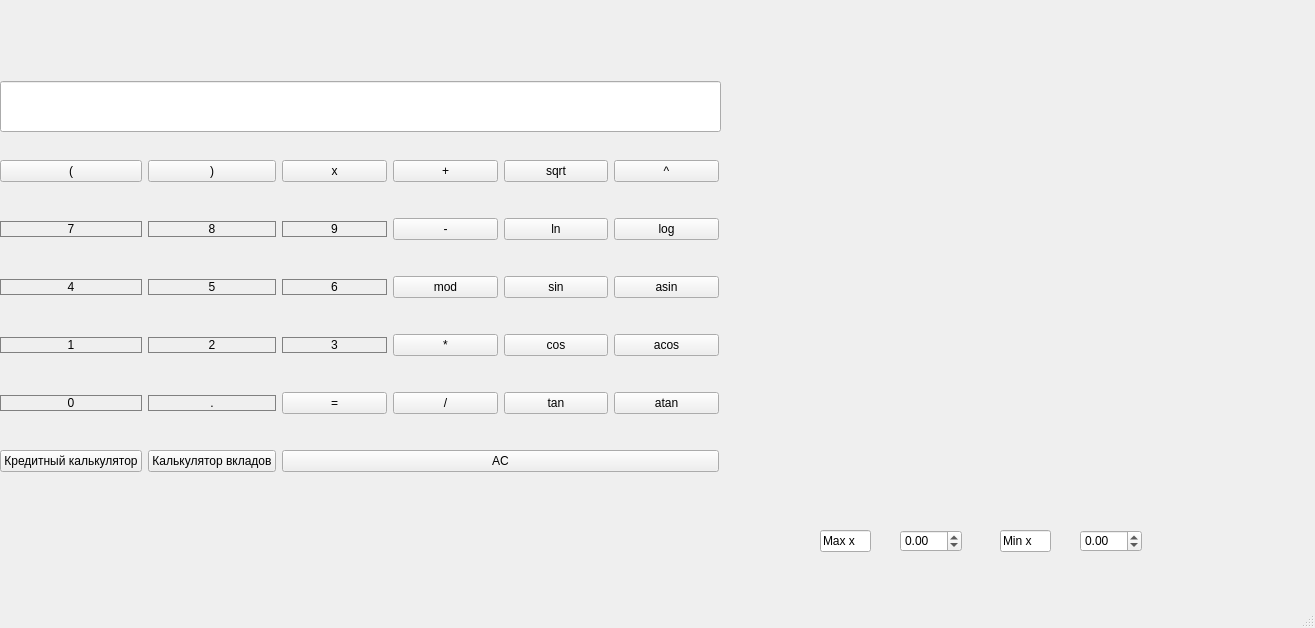
<?xml version="1.0" encoding="UTF-8"?>
<ui version="4.0">
 <class>MainWindow</class>
 <widget class="QMainWindow" name="MainWindow">
  <property name="geometry">
   <rect>
    <x>0</x>
    <y>0</y>
    <width>1315</width>
    <height>628</height>
   </rect>
  </property>
  <property name="windowTitle">
   <string>MainWindow</string>
  </property>
  <widget class="QWidget" name="centralwidget">
   <widget class="QLineEdit" name="Expressions">
    <property name="geometry">
     <rect>
      <x>0</x>
      <y>81</y>
      <width>721</width>
      <height>51</height>
     </rect>
    </property>
    <property name="layoutDirection">
     <enum>Qt::RightToLeft</enum>
    </property>
    <property name="styleSheet">
     <string notr="true">Qlabel {
	qproperty-alignment: 'AlignVCenter | AlignRight';
	border-bottom: 1px solid gary
}

background-color : white;</string>
    </property>
    <property name="alignment">
     <set>Qt::AlignRight|Qt::AlignTrailing|Qt::AlignVCenter</set>
    </property>
   </widget>
   <widget class="QWidget" name="gridLayoutWidget">
    <property name="geometry">
     <rect>
      <x>0</x>
      <y>130</y>
      <width>719</width>
      <height>372</height>
     </rect>
    </property>
    <layout class="QGridLayout" name="gridLayout_2">
     <item row="5" column="0">
      <widget class="QPushButton" name="button_credit">
       <property name="text">
        <string>Кредитный калькулятор</string>
       </property>
      </widget>
     </item>
     <item row="2" column="5">
      <widget class="QPushButton" name="button_asin">
       <property name="text">
        <string>asin</string>
       </property>
      </widget>
     </item>
     <item row="2" column="2">
      <widget class="QPushButton" name="button_6">
       <property name="styleSheet">
        <string notr="true">QPushButton {
	border: 1px solid gray;
}
QPushButton:pressed {
	background-color: qlineargradient(x1: 0, y1: 0, x2: 0, y2: 1,
									   stop: 0 #dadbde, stop: 1 #f6f7fa);
}</string>
       </property>
       <property name="text">
        <string>6</string>
       </property>
      </widget>
     </item>
     <item row="0" column="1">
      <widget class="QPushButton" name="button_scob2">
       <property name="text">
        <string>)</string>
       </property>
      </widget>
     </item>
     <item row="0" column="5">
      <widget class="QPushButton" name="button_pow">
       <property name="text">
        <string>^</string>
       </property>
      </widget>
     </item>
     <item row="1" column="4">
      <widget class="QPushButton" name="button_ln">
       <property name="text">
        <string>ln</string>
       </property>
      </widget>
     </item>
     <item row="3" column="5">
      <widget class="QPushButton" name="button_acos">
       <property name="text">
        <string>acos</string>
       </property>
      </widget>
     </item>
     <item row="3" column="3">
      <widget class="QPushButton" name="button__mul">
       <property name="text">
        <string>*</string>
       </property>
      </widget>
     </item>
     <item row="1" column="0">
      <widget class="QPushButton" name="Btn_seven">
       <property name="styleSheet">
        <string notr="true">QPushButton {
	border: 1px solid gray;
}
QPushButton:pressed {
	background-color: qlineargradient(x1: 0, y1: 0, x2: 0, y2: 1,
									   stop: 0 #dadbde, stop: 1 #f6f7fa);
}</string>
       </property>
       <property name="text">
        <string>7</string>
       </property>
      </widget>
     </item>
     <item row="4" column="5">
      <widget class="QPushButton" name="button_atan">
       <property name="text">
        <string>atan</string>
       </property>
      </widget>
     </item>
     <item row="1" column="2">
      <widget class="QPushButton" name="button_9">
       <property name="styleSheet">
        <string notr="true">QPushButton {
	border: 1px solid gray;
}
QPushButton:pressed {
	background-color: qlineargradient(x1: 0, y1: 0, x2: 0, y2: 1,
									   stop: 0 #dadbde, stop: 1 #f6f7fa);
}</string>
       </property>
       <property name="text">
        <string>9</string>
       </property>
      </widget>
     </item>
     <item row="4" column="0">
      <widget class="QPushButton" name="Btn_zero">
       <property name="styleSheet">
        <string notr="true">QPushButton {
	border: 1px solid gray;
}
QPushButton:pressed {
	background-color: qlineargradient(x1: 0, y1: 0, x2: 0, y2: 1,
									   stop: 0 #dadbde, stop: 1 #f6f7fa);
}</string>
       </property>
       <property name="text">
        <string>0</string>
       </property>
      </widget>
     </item>
     <item row="5" column="2" colspan="4">
      <widget class="QPushButton" name="button_obnyl">
       <property name="text">
        <string>AC</string>
       </property>
      </widget>
     </item>
     <item row="1" column="3">
      <widget class="QPushButton" name="button_minus">
       <property name="text">
        <string>-</string>
       </property>
      </widget>
     </item>
     <item row="2" column="1">
      <widget class="QPushButton" name="button_5">
       <property name="styleSheet">
        <string notr="true">QPushButton {
	border: 1px solid gray;
}
QPushButton:pressed {
	background-color: qlineargradient(x1: 0, y1: 0, x2: 0, y2: 1,
									   stop: 0 #dadbde, stop: 1 #f6f7fa);
}</string>
       </property>
       <property name="text">
        <string>5</string>
       </property>
      </widget>
     </item>
     <item row="4" column="1">
      <widget class="QPushButton" name="Btn_toc">
       <property name="styleSheet">
        <string notr="true">QPushButton {
	border: 1px solid gray;
}
QPushButton:pressed {
	background-color: qlineargradient(x1: 0, y1: 0, x2: 0, y2: 1,
									   stop: 0 #dadbde, stop: 1 #f6f7fa);
}</string>
       </property>
       <property name="text">
        <string>.</string>
       </property>
      </widget>
     </item>
     <item row="1" column="5">
      <widget class="QPushButton" name="button_log">
       <property name="text">
        <string>log</string>
       </property>
      </widget>
     </item>
     <item row="0" column="2">
      <widget class="QPushButton" name="button_x">
       <property name="text">
        <string>x</string>
       </property>
      </widget>
     </item>
     <item row="0" column="3">
      <widget class="QPushButton" name="button_plus">
       <property name="text">
        <string>+</string>
       </property>
      </widget>
     </item>
     <item row="3" column="2">
      <widget class="QPushButton" name="button_3">
       <property name="styleSheet">
        <string notr="true">QPushButton {
	border: 1px solid gray;
}
QPushButton:pressed {
	background-color: qlineargradient(x1: 0, y1: 0, x2: 0, y2: 1,
									   stop: 0 #dadbde, stop: 1 #f6f7fa);
}</string>
       </property>
       <property name="text">
        <string>3</string>
       </property>
      </widget>
     </item>
     <item row="0" column="4">
      <widget class="QPushButton" name="button_sqrt">
       <property name="text">
        <string>sqrt</string>
       </property>
      </widget>
     </item>
     <item row="2" column="0">
      <widget class="QPushButton" name="button_4">
       <property name="styleSheet">
        <string notr="true">QPushButton {
	border: 1px solid gray;
}
QPushButton:pressed {
	background-color: qlineargradient(x1: 0, y1: 0, x2: 0, y2: 1,
									   stop: 0 #dadbde, stop: 1 #f6f7fa);
}</string>
       </property>
       <property name="text">
        <string>4</string>
       </property>
      </widget>
     </item>
     <item row="4" column="2">
      <widget class="QPushButton" name="Btn_eq">
       <property name="text">
        <string>=</string>
       </property>
      </widget>
     </item>
     <item row="2" column="3">
      <widget class="QPushButton" name="button_mood">
       <property name="text">
        <string>mod</string>
       </property>
      </widget>
     </item>
     <item row="5" column="1">
      <widget class="QPushButton" name="pushButton">
       <property name="text">
        <string>Калькулятор вкладов</string>
       </property>
      </widget>
     </item>
     <item row="3" column="1">
      <widget class="QPushButton" name="button_2">
       <property name="styleSheet">
        <string notr="true">QPushButton {
	border: 1px solid gray;
}
QPushButton:pressed {
	background-color: qlineargradient(x1: 0, y1: 0, x2: 0, y2: 1,
									   stop: 0 #dadbde, stop: 1 #f6f7fa);
}</string>
       </property>
       <property name="text">
        <string>2</string>
       </property>
      </widget>
     </item>
     <item row="0" column="0">
      <widget class="QPushButton" name="button_scob1">
       <property name="text">
        <string>(</string>
       </property>
      </widget>
     </item>
     <item row="4" column="4">
      <widget class="QPushButton" name="button_tan">
       <property name="text">
        <string>tan</string>
       </property>
      </widget>
     </item>
     <item row="1" column="1">
      <widget class="QPushButton" name="button_8">
       <property name="styleSheet">
        <string notr="true">QPushButton {
	border: 1px solid gray;
}
QPushButton:pressed {
	background-color: qlineargradient(x1: 0, y1: 0, x2: 0, y2: 1,
									   stop: 0 #dadbde, stop: 1 #f6f7fa);
}</string>
       </property>
       <property name="text">
        <string>8</string>
       </property>
      </widget>
     </item>
     <item row="4" column="3">
      <widget class="QPushButton" name="button_div">
       <property name="text">
        <string>/</string>
       </property>
      </widget>
     </item>
     <item row="3" column="4">
      <widget class="QPushButton" name="button_cos">
       <property name="text">
        <string>cos</string>
       </property>
      </widget>
     </item>
     <item row="2" column="4">
      <widget class="QPushButton" name="button_sin">
       <property name="text">
        <string>sin</string>
       </property>
      </widget>
     </item>
     <item row="3" column="0">
      <widget class="QPushButton" name="button_1">
       <property name="styleSheet">
        <string notr="true">QPushButton {
	border: 1px solid gray;
}
QPushButton:pressed {
	background-color: qlineargradient(x1: 0, y1: 0, x2: 0, y2: 1,
									   stop: 0 #dadbde, stop: 1 #f6f7fa);
}</string>
       </property>
       <property name="text">
        <string>1</string>
       </property>
      </widget>
     </item>
    </layout>
   </widget>
   <widget class="QCustomPlot" name="widget" native="true">
    <property name="geometry">
     <rect>
      <x>799</x>
      <y>89</y>
      <width>491</width>
      <height>411</height>
     </rect>
    </property>
   </widget>
   <widget class="QLineEdit" name="lineEdit">
    <property name="geometry">
     <rect>
      <x>820</x>
      <y>530</y>
      <width>51</width>
      <height>22</height>
     </rect>
    </property>
    <property name="text">
     <string>Max x</string>
    </property>
   </widget>
   <widget class="QDoubleSpinBox" name="MaxX">
    <property name="geometry">
     <rect>
      <x>900</x>
      <y>530</y>
      <width>62</width>
      <height>22</height>
     </rect>
    </property>
    <property name="minimum">
     <double>-1000000.000000000000000</double>
    </property>
    <property name="maximum">
     <double>1000000.000000000000000</double>
    </property>
   </widget>
   <widget class="QLineEdit" name="lineEdit_2">
    <property name="geometry">
     <rect>
      <x>1000</x>
      <y>530</y>
      <width>51</width>
      <height>22</height>
     </rect>
    </property>
    <property name="text">
     <string>Min x</string>
    </property>
   </widget>
   <widget class="QDoubleSpinBox" name="MinX">
    <property name="geometry">
     <rect>
      <x>1080</x>
      <y>530</y>
      <width>62</width>
      <height>22</height>
     </rect>
    </property>
    <property name="minimum">
     <double>-1000000.000000000000000</double>
    </property>
    <property name="maximum">
     <double>1000000.000000000000000</double>
    </property>
   </widget>
  </widget>
  <widget class="QMenuBar" name="menubar">
   <property name="geometry">
    <rect>
     <x>0</x>
     <y>0</y>
     <width>1315</width>
     <height>22</height>
    </rect>
   </property>
  </widget>
  <widget class="QStatusBar" name="statusbar"/>
 </widget>
 <customwidgets>
  <customwidget>
   <class>QCustomPlot</class>
   <extends>QWidget</extends>
   <header>qcustomplot.h</header>
   <container>1</container>
  </customwidget>
 </customwidgets>
 <resources/>
 <connections/>
</ui>
